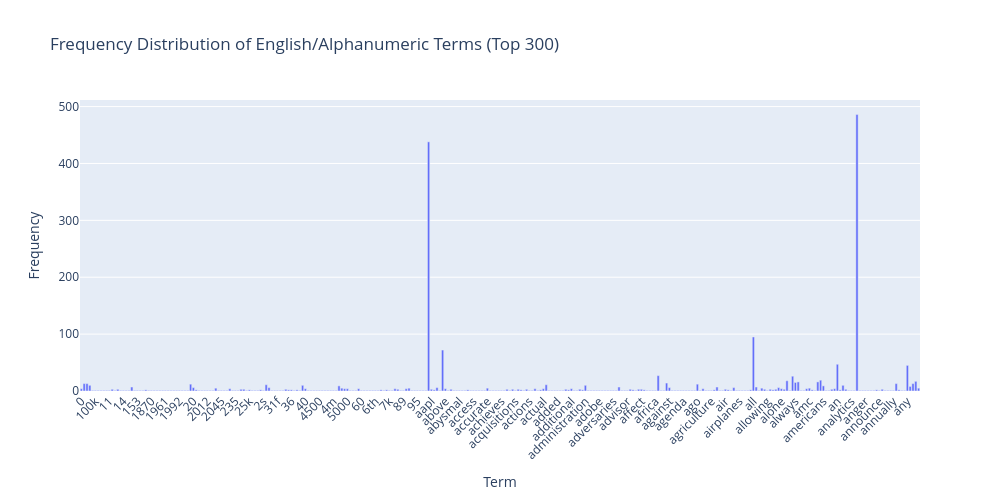

The notebook cell saved with this chart:
### Code cell
import pandas as pd
import plotly.express as px
import re

# 過濾詞彙：只保留「由英文字母或數字組成」的 term
terms = vectorizer.get_feature_names_out()
mask = [bool(re.match(r'^[A-Za-z0-9]+$', t)) for t in terms]
filtered_terms = terms[mask]
filtered_freq = term_freq[mask]

# 取前 300 個符合條件的 term
df_filtered = pd.DataFrame({
    'term': filtered_terms[:300],
    'frequency': filtered_freq[:300]
})

# 畫出互動式長條圖
fig = px.bar(
    df_filtered,
    x='term',
    y='frequency',
    title='Frequency Distribution of English/Alphanumeric Terms (Top 300)',
    labels={'term': 'Term', 'frequency': 'Frequency'}
)

fig.update_layout(
    xaxis_tickangle=-45,
    width=1000,
    height=500
)
fig.show()

### Figure 1 — Plotly figure (JSON) as saved in the notebook; plotly's stock layout.template omitted (floating-point values rounded to 4 significant figures; data arrays with more than 128 entries replaced by an {"elided": "..."} marker saying what was removed)
{"data": [{"hovertemplate": "Term=%{x}<br>Frequency=%{y}<extra></extra>", "legendgroup": "", "marker": {"color": "#636efa", "pattern": {"shape": ""}}, "name": "", "orientation": "v", "showlegend": false, "textposition": "auto", "type": "bar", "x": {"elided": "300 str values"}, "xaxis": "x", "y": {"elided": "300 int values"}, "yaxis": "y"}], "layout": {"barmode": "relative", "height": 500, "legend": {"tracegroupgap": 0}, "title": {"text": "Frequency Distribution of English/Alphanumeric Terms (Top 300)"}, "width": 1000, "xaxis": {"anchor": "y", "domain": [0, 1], "tickangle": -45, "title": {"text": "Term"}}, "yaxis": {"anchor": "x", "domain": [0, 1], "title": {"text": "Frequency"}}}}
